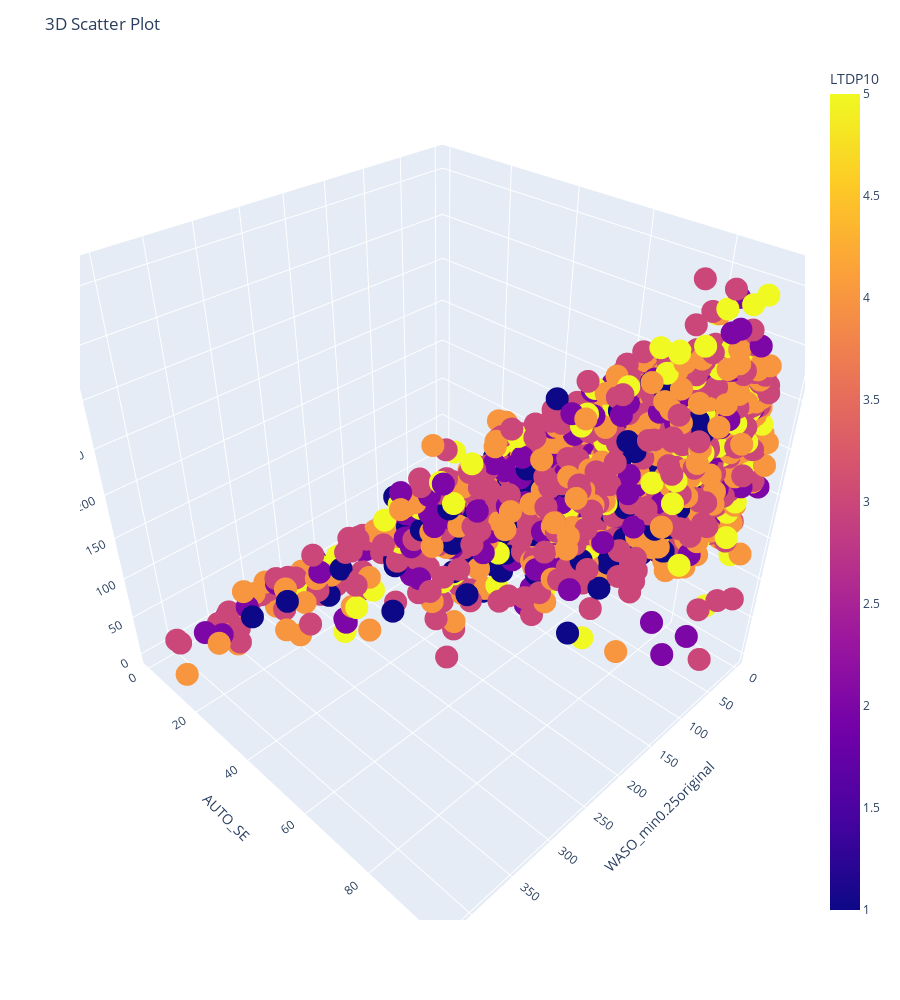

This figure's notebook cell:
### Code cell
data = pd.read_csv("csvdata/datafullnight2_SE_waso0.25.csv")

# Step 2: Create an interactive 3D scatter plot using Plotly
fig = px.scatter_3d(data, x="WASO_min0.25original", y="AUTO_SE", z="N2 (min)",
                    color="LTDP10", size_max=10)

fig.update_layout(scene=dict(xaxis_title="WASO_min0.25original", yaxis_title="AUTO_SE",
                             zaxis_title="N2 (min)"),
                  title="3D Scatter Plot",
                  showlegend=True)

# Step 3: Increase the height of the plot (optional)
fig.update_layout(height=1000)  # Set the desired height (in pixels)

# Step 4: Show the plot
fig.show()

### Figure 1 — Plotly figure (JSON) as saved in the notebook; plotly's stock layout.template omitted (floating-point values rounded to 4 significant figures; data arrays with more than 128 entries replaced by an {"elided": "..."} marker saying what was removed)
{"data": [{"hovertemplate": "WASO_min0.25original=%{x}<br>AUTO_SE=%{y}<br>N2 (min)=%{z}<br>LTDP10=%{marker.color}<extra></extra>", "legendgroup": "", "marker": {"color": {"elided": "3163 int values"}, "coloraxis": "coloraxis", "symbol": "circle"}, "mode": "markers", "name": "", "scene": "scene", "showlegend": false, "type": "scatter3d", "x": {"elided": "3163 float values"}, "y": {"elided": "3163 float values"}, "z": {"elided": "3163 float values"}}], "layout": {"coloraxis": {"colorbar": {"title": {"text": "LTDP10"}}, "colorscale": [[0, "#0d0887"], [0.1111, "#46039f"], [0.2222, "#7201a8"], [0.3333, "#9c179e"], [0.4444, "#bd3786"], [0.5556, "#d8576b"], [0.6667, "#ed7953"], [0.7778, "#fb9f3a"], [0.8889, "#fdca26"], [1, "#f0f921"]]}, "height": 1000, "legend": {"tracegroupgap": 0}, "margin": {"t": 60}, "scene": {"domain": {"x": [0, 1], "y": [0, 1]}, "xaxis": {"title": {"text": "WASO_min0.25original"}}, "yaxis": {"title": {"text": "AUTO_SE"}}, "zaxis": {"title": {"text": "N2 (min)"}}}, "showlegend": true, "title": {"text": "3D Scatter Plot"}}}
